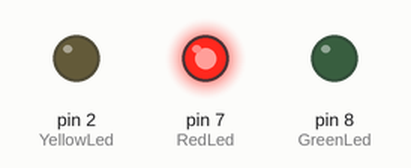
This sketch was run on a simulated Arduino Uno, built with avr-gcc and run on an emulated ATmega328P. On the bench: output pins drawn as LEDs (lit = HIGH).

Above: at 0.5 s.
At 2.5 s:
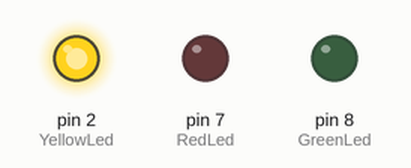
At 4.5 s:
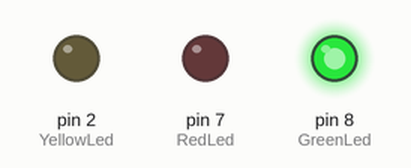
At 5.5 s:
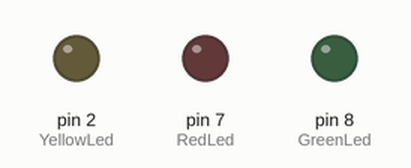
Timing chart, 0 to 7.8 s (numbered marks = the images above):
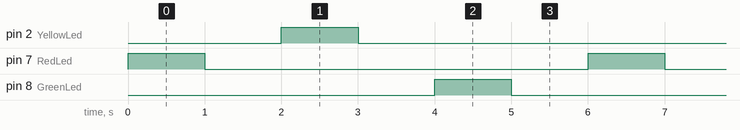

Measured:
- by itself, pin 2 (YellowLed), pin 7 (RedLed), pin 8 (GreenLed): alternates HIGH for 1.0 s and LOW for 5.0 s
- by itself, everything shown: repeats every 6.0 s, in 6 steps

The sketch:

led_blink.ino
```cpp
int RedLed = 7;
int GreenLed = 8;
int YellowLed = 2;
void setup() {
  // put your setup code here, to run once:
  pinMode(RedLed,OUTPUT);
  pinMode(GreenLed,OUTPUT);
  pinMode(YellowLed,OUTPUT);

}

void loop() {
  // put your main code here, to run repeatedly:
  digitalWrite(RedLed,HIGH);
  delay(1000);
  digitalWrite(RedLed,LOW);
  delay(1000);
  digitalWrite(YellowLed,HIGH);
  delay(1000);
  digitalWrite(YellowLed,LOW);
  delay(1000);
  digitalWrite(GreenLed,HIGH);
  delay(1000);
  digitalWrite(GreenLed,LOW);
  delay(1000);


}
```
